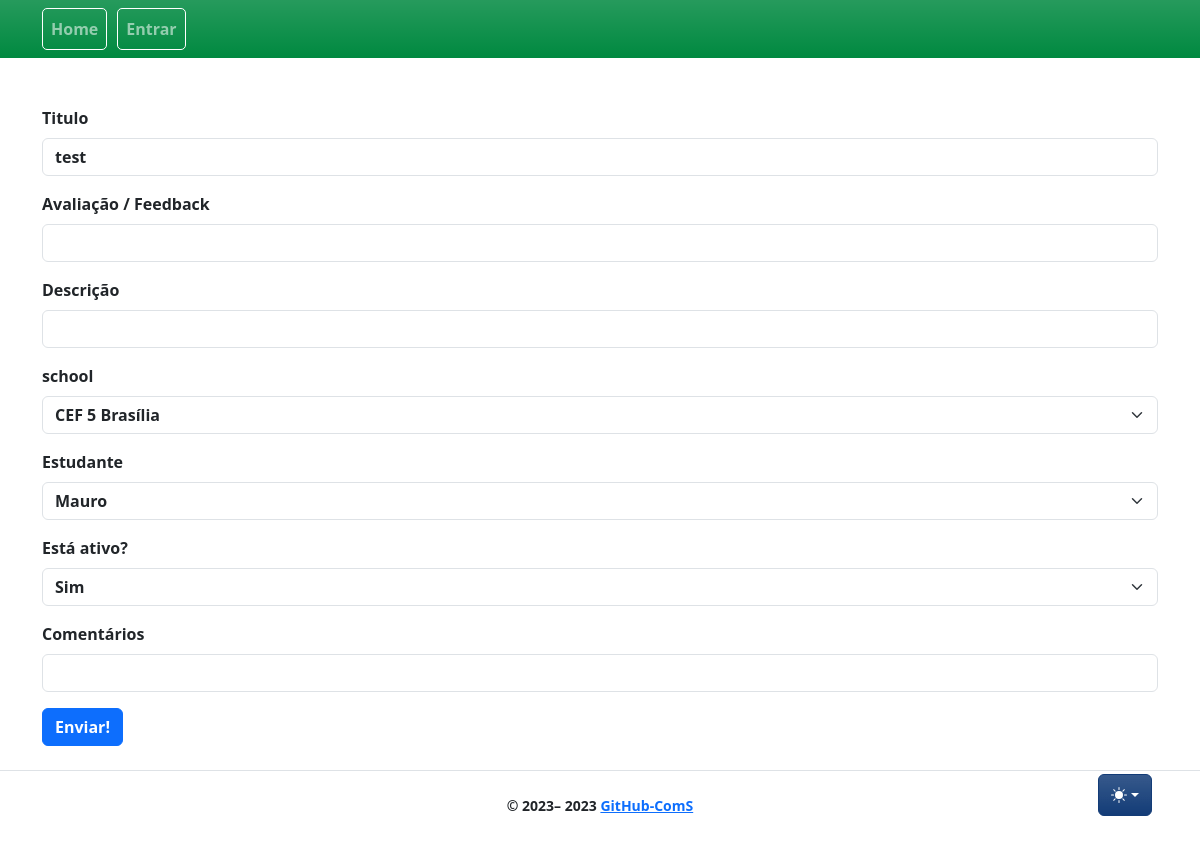
/linkages/1/edit, run on an earlier commit of the app's database.
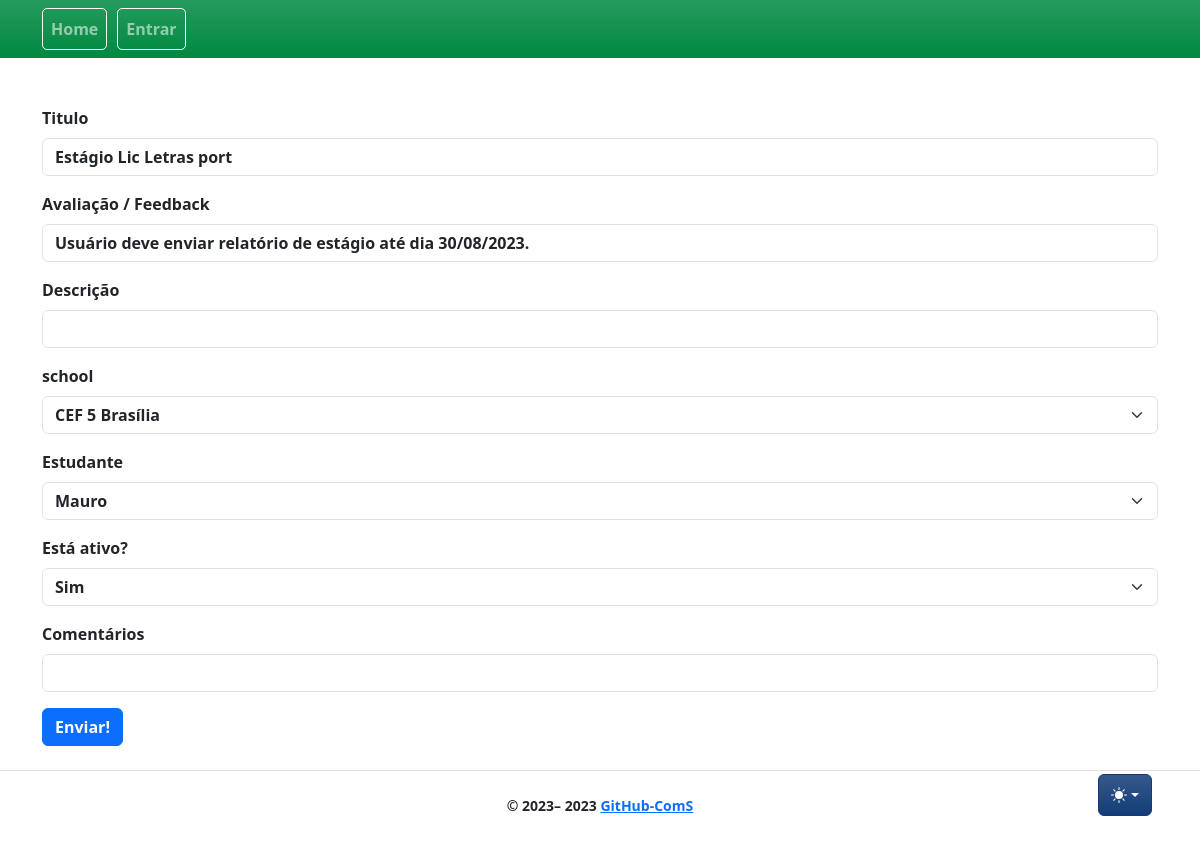
And on a later commit of the database.
### app/models/linkage.py (models this page shows, shortened)
class Linkage(db.Model):
    __tablename__ = "linkage"
    id = db.Column(db.Integer, primary_key=True)
    title = db.Column(db.String)
    rating = db.Column(db.String(6))
    comments = db.Column(db.String)
    active = db.Column(db.Integer)
    student_id = db.Column(db.Integer, db.ForeignKey("user.id"), nullable=False)
    student = db.relationship("User", backref="linkage", foreign_keys=[student_id], lazy=True)
    school_id = db.Column(db.Integer, db.ForeignKey("school.id"), nullable=False)
    school = db.relationship("School", backref="linkage", foreign_keys=[school_id])
    start_date = db.Column(db.DateTime)
    end_date = db.Column(db.DateTime)
    created_at = db.Column(db.DateTime, nullable=False, default=func.now())
    updated_at = db.Column(
        db.DateTime, nullable=False, default=func.now(), onupdate=func.now()
    )

### app/controllers/linkages_controllers.py (the view)
@bp.route("/<int:id>/edit", methods=["GET"])
def edit(id):
    linkage = db.get_or_404(Linkage, id)
    userform = EditForm(formdata=request.form, obj=linkage)
    userform.student_id.choices = [(user.id, user.name) for user in User.query.filter_by(is_student=True).all()]
    userform.school_id.choices = [(school.id, school.title) for school in School.query.all()]
    return render_template(_j.edit, form=userform, **properties)

### app/controllers/linkages_controllers.py
class EditForm(FlaskForm):
    title = StringField("Titulo", validators=[InputRequired()])
    rating = StringField("Avaliação / Feedback")
    description = StringField("Descrição")
    school_id = SelectField("school", choices=[], coerce=int)
    student_id = SelectField("Estudante", choices=[], validators=[InputRequired()])
    active = SelectField("Está ativo?", choices=[(1, 'Sim'), (0, 'Não')])
    comments = StringField("Comentários")
    submit = SubmitField("Enviar!")

### app/templates/linkages/edit.jinja2 (shortened to what this page needs)
{% extends 'base.jinja2' %}
{% from 'bootstrap5/form.html' import render_form %}
{% block content %}
{{ render_form(form) }}
{% endblock %}

What changed in the data, as far as the page shows it:
changed Linkage "CEF 5 Brasília": title "test" → "Estágio Lic Letras port"; rating (not shown) → "Usuário deve enviar relatório de estágio até dia 30/08/2023."
